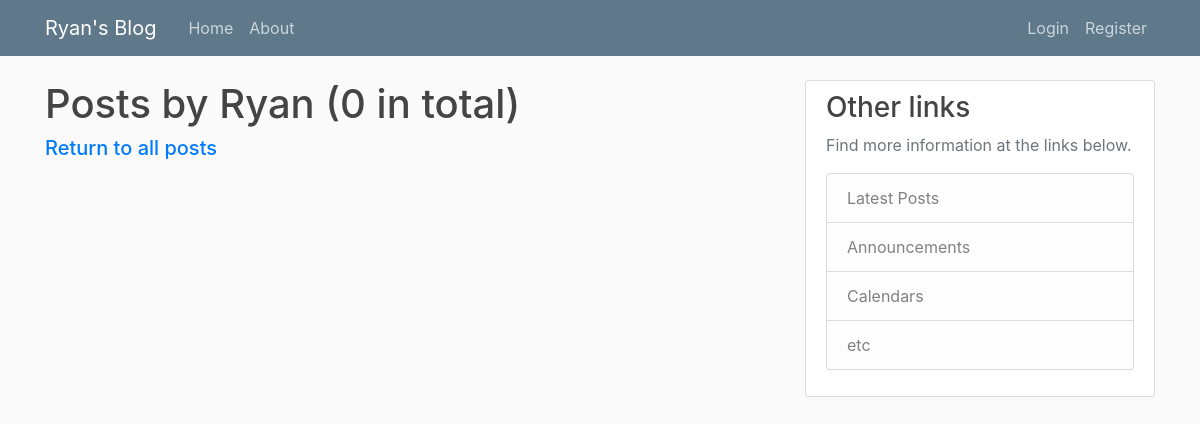
The page /user/Ryan on the database as committed earlier.
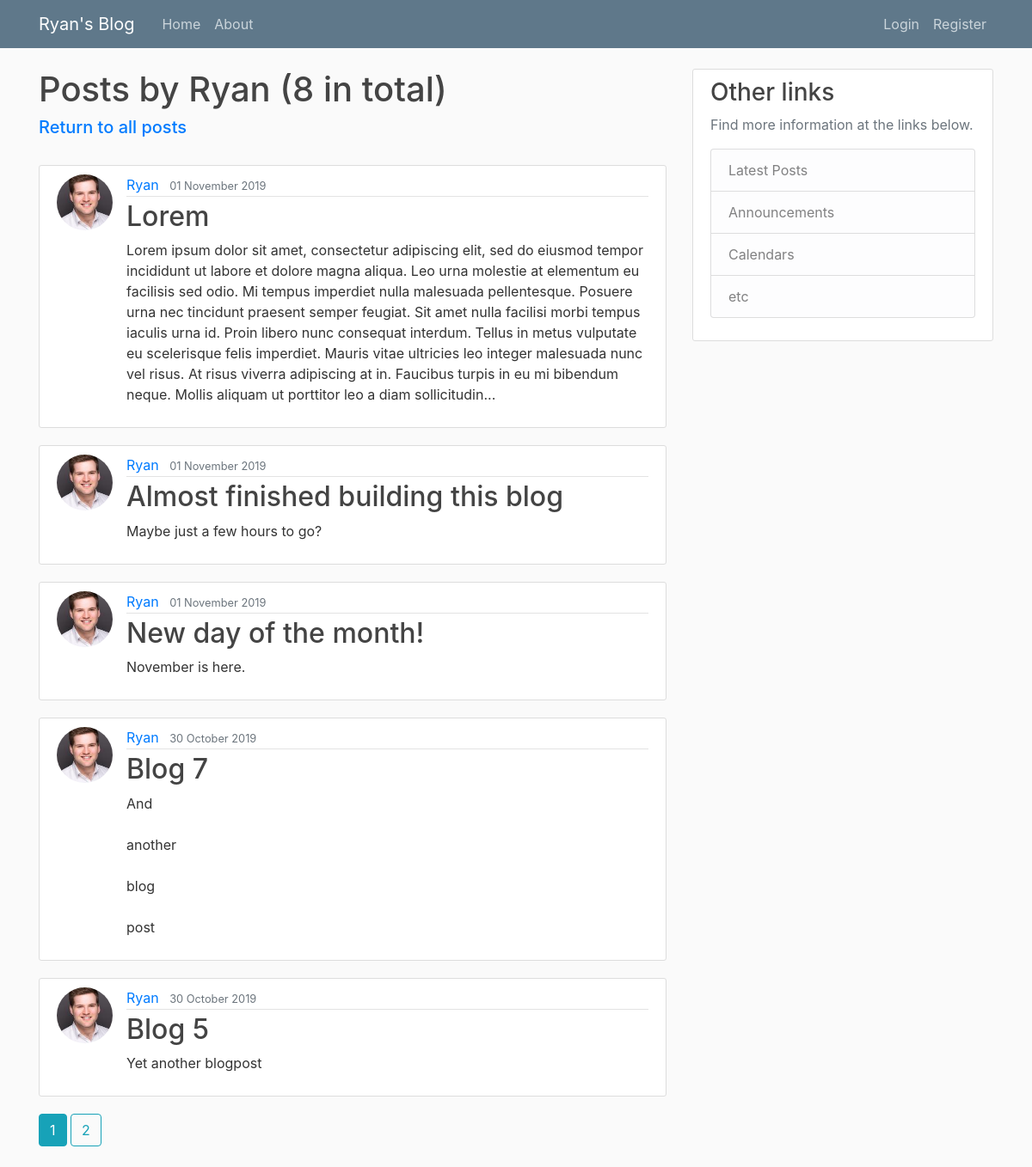
The same page on the database as committed later.
### flaskblog/models.py (models this page shows, shortened)
class User(db.Model, UserMixin):
    id = db.Column(db.Integer, primary_key=True)
    username = db.Column(db.String(20), unique=True, nullable=False)
    email = db.Column(db.String(120), unique=True, nullable=False)
    image_file = db.Column(db.String(20), nullable=False, default='default.jpg')
    password = db.Column(db.String(60), nullable=False)
    posts = db.relationship('Post', backref='author', lazy=True)

class Post(db.Model):
    id = db.Column(db.Integer, primary_key=True)
    title = db.Column(db.String(100), nullable=False)
    date_posted = db.Column(db.DateTime, nullable=False, default=datetime.utcnow)
    content = db.Column(db.Text, nullable=False)
    user_id = db.Column(db.Integer, db.ForeignKey('user.id'), nullable=False)

### flaskblog/users/routes.py (the view)
@users.route("/user/<string:username>")
def user_posts(username):
    user = User.query.filter_by(username=username).first_or_404()
    page = request.args.get('page', 1, type=int)
    posts = (Post.query
             .filter_by(author=user)
             .order_by(Post.date_posted.desc())
             .paginate(page=page, per_page=5)
             )
    return render_template('home.html', posts=posts, user=user)

### flaskblog/templates/home.html
{% extends "layout.html" %}
{% block content %}
    {% if user %}
      <h1>Posts by {{ user.username }}  ({{ posts.total }} in total)</h1>
      <h5><a href="{{ url_for('main.home') }}">Return to all posts</a></h5>
    {% else %}
      <h1>Home Page</h1>
    {% endif %}
    <br>
    {% for post in posts.items %}
        <article class="media content-section">
          <a href="{{ url_for('users.user_posts', username=post.author.username) }}"><img class="rounded-circle article-img" src="{{ url_for('static', filename='profile_pics/' + post.author.image_file) }}" alt=""></a>
          <div class="media-body">
            <div class="article-metadata">
              <a class="mr-2" href="{{ url_for('users.user_posts', username=post.author.username) }}">{{ post.author.username }}</a>
              <small class="text-muted">{{ post.date_posted.strftime('%d %B %Y') }}</small>
            </div>
            <h2><a class="article-title" href={{ url_for('posts.post', post_id=post.id) }}>{{ post.title }}</a></h2>
            <p class="article-content">{{ post.content }}</p>
          </div>
        </article>
    {% endfor %}
    {% for page_num in posts.iter_pages(left_edge=1, right_edge=1, left_current=1, right_current=2) %}
      {% if page_num %}
        {% if user %}
          {% if page_num == posts.page %}
            <a class="btn btn-info mb-4" href="{{ url_for('users.user_posts', page=page_num, username=user.username) }}">{{ page_num }}</a>
          {% else %}
            <a class="btn btn-outline-info mb-4" href="{{ url_for('users.user_posts', page=page_num, username=user.username) }}">{{ page_num }}</a>
          {% endif %}
        {% else %}
          {% if page_num == posts.page %}
            <a class="btn btn-info mb-4" href="{{ url_for('main.home', page=page_num) }}">{{ page_num }}</a>
          {% else %}
            <a class="btn btn-outline-info mb-4" href="{{ url_for('main.home', page=page_num) }}">{{ page_num }}</a>
          {% endif %}
        {% endif %}
      {% else %}
        ...
      {% endif %}
    {% endfor %}
{% endblock content %}

### flaskblog/templates/layout.html (shortened to what this page needs)
<!DOCTYPE html>
<html lang="en">
<head>
    <link rel="stylesheet" href="https://maxcdn.bootstrapcdn.com/bootstrap/4.0.0/css/bootstrap.min.css">
    <link rel="stylesheet" type="text/css" href="{{ url_for('static', filename='main.css') }}">
</head>
<body>
     <header class="site-header">
      <nav class="navbar navbar-expand-md navbar-dark bg-steel fixed-top">
        <div class="container">
          <a class="navbar-brand mr-4" href="/">Ryan's Blog</a>
          <div class="collapse navbar-collapse" id="navbarToggle">
            <div class="navbar-nav mr-auto">
              <a class="nav-item nav-link" href="{{ url_for('main.home') }}">Home</a>
              <a class="nav-item nav-link" href="{{ url_for('main.about') }}">About</a>
            </div>
            <div class="navbar-nav">
              {% if current_user.is_authenticated %}
                <a class="nav-item nav-link" href="{{ url_for('users.account') }}">Account</a>
                <a class="nav-item nav-link" href="{{ url_for('posts.new_post') }}">New Post</a>
                <a class="nav-item nav-link" href="{{ url_for('users.logout') }}">Logout</a>
              {% else %}
                <a class="nav-item nav-link" href="{{ url_for('users.login') }}">Login</a>
                <a class="nav-item nav-link" href="{{ url_for('users.register') }}">Register</a>
              {% endif %}
            </div>
          </div>
        </div>
      </nav>
    </header>
    <main role="main" class="container">
      <div class="row">
        <div class="col-md-8">
          {% block content %}{% endblock %}
        </div>
        <div class="col-md-4">
          <div class="content-section">
            <h3>Other links</h3>
            <p class='text-muted'>Find more information at the links below.
              <ul class="list-group">
                <li class="list-group-item list-group-item-light">Latest Posts</li>
                <li class="list-group-item list-group-item-light">Announcements</li>
                <li class="list-group-item list-group-item-light">Calendars</li>
                <li class="list-group-item list-group-item-light">etc</li>
              </ul>
            </p>
          </div>
        </div>
      </div>
    </main>
</body>
</html>

### flaskblog/static/main.css (style rules this page uses)
body { background: #fafafa; color: #333333; margin-top: 5rem; }
h1, h2, h3, h4, h5, h6 { color: #444444; }
.bg-steel { background-color: #5f788a; }
.site-header .navbar-nav .nav-link { color: #cbd5db; }
.content-section { background: #ffffff; padding: 10px 20px; border: 1px solid #dddddd; border-radius: 3px; margin-bottom: 20px; }
.article-title { color: #444444; }
.article-content { white-space: pre-line; }
.article-img { height: 65px; width: 65px; margin-right: 16px; }
.article-metadata { padding-bottom: 1px; margin-bottom: 4px; border-bottom: 1px solid #e3e3e3 }

Rows that differ between the two databases and show on the page:
added Post: image_file (picture), author.username "Ryan", date_posted "01 November 2019", title "Lorem", content "Lorem ipsum dolor sit amet, consectetur adipiscing elit, sed do eiusmod tempor incididunt ut labore et dolore magna aliqua. Leo urna molestie at elementum eu facilisis sed odio. Mi tempus imperdiet nulla malesuada pellentesque. Posuere urna nec tincidunt praesent semper feugiat. Sit amet nulla facilisi morbi tempus iaculis urna id. Proin libero nunc consequat interdum. Tellus in metus vulputate eu scelerisque felis imperdiet. Mauris vitae ultricies leo integer malesuada nunc vel risus. At risus viverra adipiscing at in. Faucibus turpis in eu mi bibendum neque. Mollis aliquam ut porttitor leo a diam sollicitudin..."
added Post: image_file (picture), author.username "Ryan", date_posted "01 November 2019", title "Almost finished building this blog", content "Maybe just a few hours to go?"
added Post: image_file (picture), author.username "Ryan", date_posted "01 November 2019", title "New day of the month!", content "November is here."
added Post: image_file (picture), author.username "Ryan", date_posted "30 October 2019", title "Blog 7", content "And another blog post"
added Post: image_file (picture), author.username "Ryan", date_posted "30 October 2019", title "Blog 5", content "Yet another blogpost"
Other text that changed with them:
{{ posts.total }}: "0" → "8"
new list line: "1"
new list line: "2"
